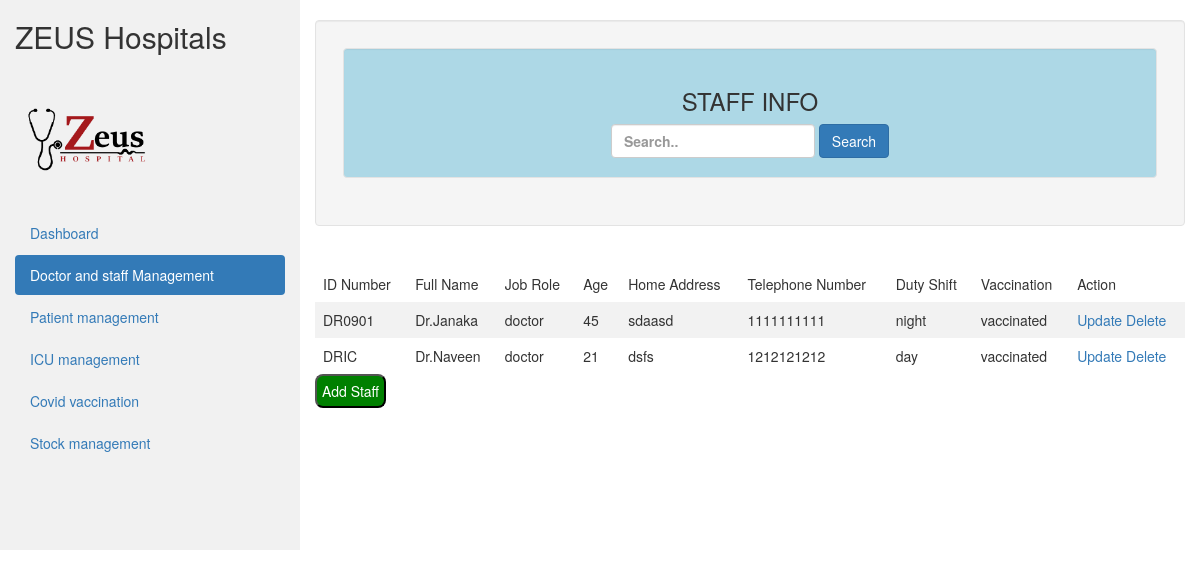
The page /DoctorAndStaffManagement/HTML/staff.php on the database its author committed.
### tables this page shows
CREATE TABLE `staff` (
  `id_number` varchar(20) NOT NULL,
  `full_name` varchar(20) NOT NULL,
  `job_role` varchar(20) NOT NULL,
  `age` int(11) NOT NULL,
  `home_address` varchar(20) NOT NULL,
  `telephone_number` varchar(20) NOT NULL,
  `duty_shift` varchar(20) NOT NULL,
  `vaccination` varchar(20) NOT NULL
);

### DoctorAndStaffManagement/HTML/staff.php (the view, shortened to what this page needs)
<!DOCTYPE html>
<html lang="en">
<head>
  <link rel="stylesheet" href="https://maxcdn.bootstrapcdn.com/bootstrap/3.4.1/css/bootstrap.min.css">
  <link res="stylesheet" href="../../AdminDashboard/adminDash.css">
</head>
<body>
<div class="container-fluid">
  <div class="row content">
    <div class="col-sm-3 sidenav hidden-xs">
      <h2>ZEUS Hospitals</h2>
      <img  style="width:150px; height:150px ;"  src="../../HomePage/Images/NavLogo.png">
      <ul class="nav nav-pills nav-stacked">
      <li ><a href="../../AdminDashboard/adminDash.php">Dashboard</a></li>
        <li class="active"><a href="#">Doctor and staff Management</a></li>
        <li><a href="../../PatientManagement/HTML/patient.php">Patient management</a></li>
        <li><a href="../../ICUManagement/HTML/icu.php">ICU management</a></li>
        <li ><a href="../../CovidTestingAndVaccination/HTML/testing.php">Covid  vaccination</a></li>
        <li><a href="../../EquipmentManagement/HTML/stock.php">Stock management</a></li>
      </ul><br>
    </div>
    <br>
    <div>
<div class="col-sm-9" >
<div class="well">
        <table>
            <tr>
                <td>
                <div class="well" id="dashco">
                <h3 class="empal">STAFF INFO</h3>
                <div>
            <form class="form-inline" method="POST" action=""><input type="text"
            name="search" class="form-control" placeholder="Search..">
            <button type="submit" name="save" class="btn btn-primary">Search</button></form>
            </div>
             </div>
</table>
</div>
            <br>
            <?php
               $host = "localhost";
               $user = "root";
               $password = "";
               $db = "zeus";
               $conn = mysqli_connect($host,$user,$password,$db);
              $result = mysqli_query($conn,"SELECT * FROM staff");
?>
<?php
if (mysqli_num_rows($result) > 0) {
?>
                    <table>
                        <tr>
                          <td>ID Number</td>
                        <td>Full Name</td>
                        <td>Job Role</td>
                        <td>Age</td>
                        <td>Home Address</td>
                        <td>Telephone Number</td>
                        <td>Duty Shift</td>
                        <td>Vaccination</td>
                        <td>Action</td>
                        </tr>
                          <?php
                          while($row = mysqli_fetch_array($result)) {
                          ?>
                        <tr>
                          <td><?php echo $row["id_number"]; ?></td>
                          <td><?php echo $row["full_name"]; ?></td>
                          <td><?php echo $row["job_role"]; ?></td>
                          <td><?php echo $row["age"]; ?></td>
                        <td><?php echo $row["home_address"]; ?></td>
                        <td><?php echo $row["telephone_number"]; ?></td>
                        <td><?php echo $row["duty_shift"]; ?></td>
                        <td><?php echo $row["vaccination"]; ?></td>
                        <td><a href="../PHP/updateStaff.php?id_number=<?php echo $row["id_number"]; ?>">Update</a>
                        <a href="../PHP/deleteStaff.php?id_number=<?php echo $row["id_number"]; ?>">Delete</a></td>
                          </tr>
                          <?php
                          }
                          ?>
                    </table>
                    <?php
                      }
                      else
                      {
                          echo "No result found";
                      }
                      ?>
<button class="btncreate">  <a style="text-decoration:none; color:white;" href="../HTML/addStaff.html"> Add Staff</a>
    </div>
  </div>
</div>
</body>
</html>

### DoctorAndStaffManagement/HTML/staff.php (style rules this page uses)
.row.content { height: 550px }
.sidenav { background-color: #f1f1f1; height: 100%; }
table { border-collapse: collapse; width: 100%; }
th, td { text-align: left; padding: 8px; }
tr:nth-child(even) { background-color: #f2f2f2 }
.btncreate { background-color: green; border-radius:8px; padding:5px; color:white; }
#dashco { background-color: #ADD8E6; text-align: center; font-weight:bold; }

### rows shown on the page
staff: id_number "DR0901", full_name "Dr.Janaka", job_role "doctor", age "45", home_address "sdaasd", telephone_number "1111111111", duty_shift "night", vaccination "vaccinated"
staff: id_number "DRIC", full_name "Dr.Naveen", job_role "doctor", age "21", home_address "dsfs", telephone_number "1212121212", duty_shift "day", vaccination "vaccinated"
